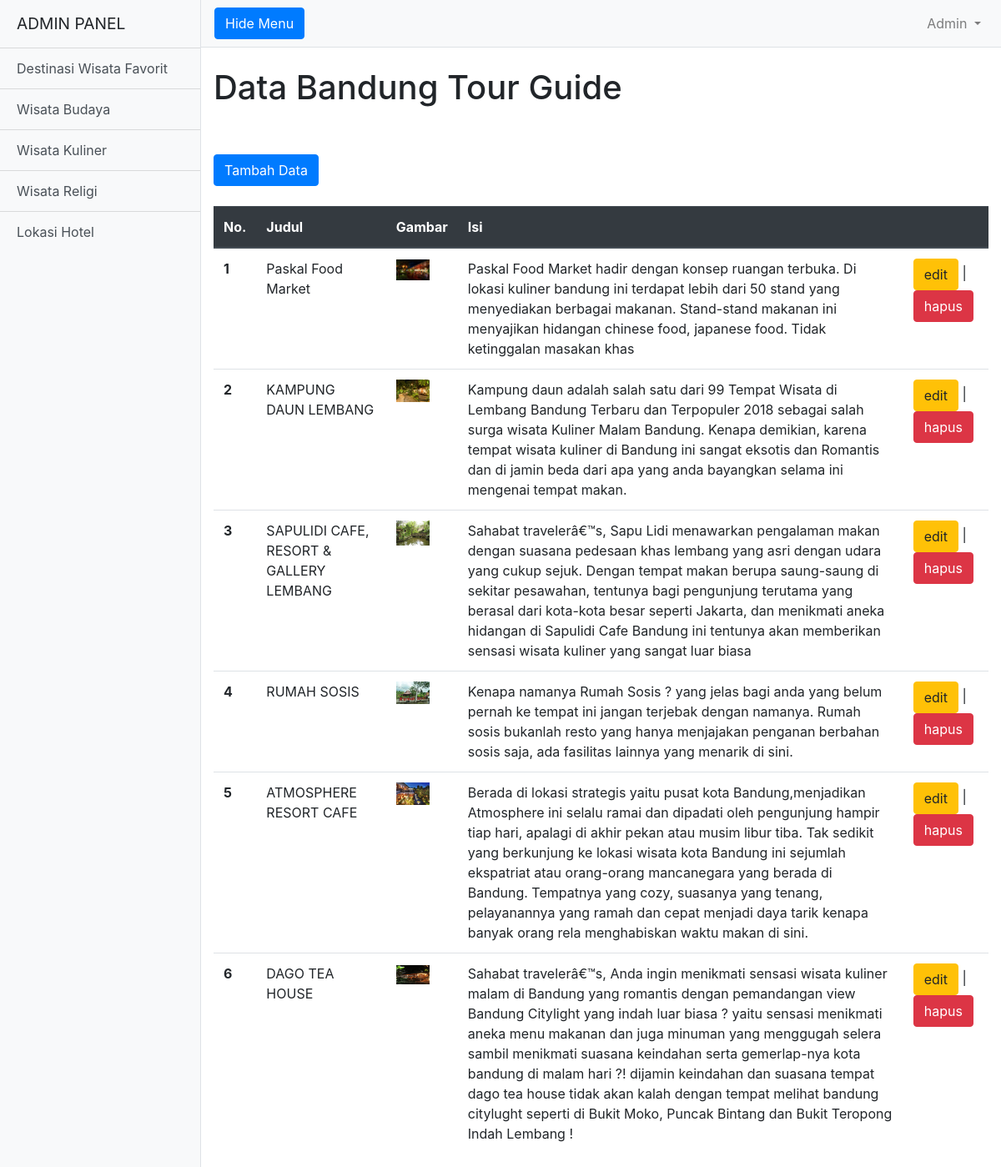
The page /admin/kuliner/index.php (signed in) on the database its author committed.
### tables this page shows
CREATE TABLE `kuliner` (
  `id` int(11) NOT NULL,
  `judul` varchar(225) NOT NULL,
  `gambar` varchar(255) NOT NULL,
  `isi` varchar(1000) NOT NULL
);

### admin/kuliner/func.php (called while the page is built, shortened)
<?php
require_once "../../functions/db.php";
function query($query)
{
    global $link;
    $result = mysqli_query($link, $query);
    $rows = [];
    while ($row  = mysqli_fetch_assoc($result)) {
        $rows[] = $row;
    }
    return $rows;
}

### admin/kuliner/index.php (the view, shortened to what this page needs)
<?php
require_once "../view/header.php"; ?>
<div class="d-flex" id="wrapper">
  <?php require_once "sidebar.php";
  require_once "view/nav.php";
  require_once "func.php";
  $kuliner = query("SELECT * FROM kuliner ");
  ?>
  <div class="container-fluid">
    <h1 class="mt-4">Data Bandung Tour Guide</h1><br>
    <br>
    <a class="btn btn-primary" href="add.php">Tambah Data</a>
    <br><br>
    <table class="table">
      <thead class="thead-dark">
        <tr>
          <th scope="col">No.</th>
          <th scope="col">Judul</th>
          <th scope="col">Gambar</th>
          <th scope="col">Isi</th>
          <th scope="col"></th>
        </tr>
      </thead>
      <tbody>
        <?php $i = 1; ?>
        <?php foreach ($kuliner as $klr) : ?>
          <tr>
            <th scope="row"><?= $i; ?></th>
            <td><?= $klr['judul']; ?></td>
            <td><img src="img/<?= $klr['gambar']; ?>" alt="" width="40"></td>
            <td><?= $klr['isi']; ?></td>
            <td>
              <a class="btn btn-warning" href="edit.php?id=<?= $klr["id"]; ?>">edit</a> |
              <a class="btn btn-danger" href="delete.php?id=<?= $klr["id"]; ?>" onclick="return confirm('yakin?');">hapus</a>
            </td>
          </tr>
          <?php $i++; ?>
        <?php endforeach; ?>
      </tbody>
    </table>
  </div>
</div>
</div>
<?php require_once "../view/footer.php"; ?>

### admin/kuliner/view/css/simple-sidebar.css (style rules this page uses)
body { overflow-x: hidden; }

### rows shown on the page
kuliner: judul "Paskal Food Market", gambar (picture), isi "Paskal Food Market hadir dengan konsep ruangan terbuka. Di lokasi kuliner bandung ini terdapat lebih dari 50 stand yang menyediakan berbagai makanan. Stand-stand makanan ini menyajikan hidangan chinese food, japanese food. Tidak ketinggalan masakan khas"
kuliner: judul "KAMPUNG DAUN LEMBANG", gambar (picture), isi "Kampung daun adalah salah satu dari 99 Tempat Wisata di Lembang Bandung Terbaru dan Terpopuler 2018 sebagai salah surga wisata Kuliner Malam Bandung. Kenapa demikian, karena tempat wisata kuliner di Bandung ini sangat eksotis dan Romantis dan di jamin beda dari apa yang anda bayangkan selama ini mengenai tempat makan."
kuliner: judul "SAPULIDI CAFE, RESORT & GALLERY LEMBANG", gambar (picture), isi "Sahabat travelerâ€™s, Sapu Lidi menawarkan pengalaman makan dengan suasana pedesaan khas lembang yang asri dengan udara yang cukup sejuk. Dengan tempat makan berupa saung-saung di sekitar pesawahan, tentunya bagi pengunjung terutama yang berasal dari kota-kota besar seperti Jakarta, dan menikmati aneka hidangan di Sapulidi Cafe Bandung ini tentunya akan memberikan sensasi wisata kuliner yang sangat luar biasa"
kuliner: judul "RUMAH SOSIS", gambar (picture), isi "Kenapa namanya Rumah Sosis ? yang jelas bagi anda yang belum pernah ke tempat ini jangan terjebak dengan namanya. Rumah sosis bukanlah resto yang hanya menjajakan penganan berbahan sosis saja, ada fasilitas lainnya yang menarik di sini."
kuliner: judul "ATMOSPHERE RESORT CAFE", gambar (picture), isi "Berada di lokasi strategis yaitu pusat kota Bandung,menjadikan Atmosphere ini selalu ramai dan dipadati oleh pengunjung hampir tiap hari, apalagi di akhir pekan atau musim libur tiba. Tak sedikit yang berkunjung ke lokasi wisata kota Bandung ini sejumlah ekspatriat atau orang-orang mancanegara yang berada di Bandung. Tempatnya yang cozy, suasanya yang tenang, pelayanannya yang ramah dan cepat menjadi daya tarik kenapa banyak orang rela menghabiskan waktu makan di sini."
kuliner: judul "DAGO TEA HOUSE", gambar (picture), isi "Sahabat travelerâ€™s, Anda ingin menikmati sensasi wisata kuliner malam di Bandung yang romantis dengan pemandangan view Bandung Citylight yang indah luar biasa ? yaitu sensasi menikmati aneka menu makanan dan juga minuman yang menggugah selera sambil menikmati suasana keindahan serta gemerlap-nya kota bandung di malam hari ?! dijamin keindahan dan suasana tempat dago tea house tidak akan kalah dengan tempat melihat bandung citylught seperti di Bukit Moko, Puncak Bintang dan Bukit Teropong Indah Lembang !"
